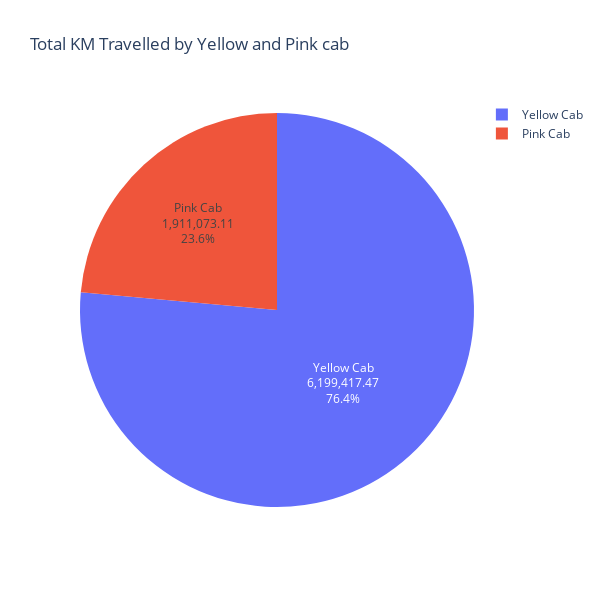

Write notebook code for a chart like this one.
### Markdown cell above
# ***KM travelled digram***

***As show in this Pie Chart; The total travelled in KM for Yellow Cab is almost 3 times that of Pink Cab.***

### Code cell
total_km= Final_cab_data.groupby("Company")["KM_Travelled"].sum()
total_km = pd.DataFrame(total_km)
fig1 = px.pie(total_km,
                        values=total_km["KM_Travelled"],
                        names=total_km.index ,title="Total KM Travelled by Yellow and Pink cab "
                        )
fig1.update_traces(
                        textposition='inside',
                        textinfo='value+percent+label'
                        )
fig1.update_layout( width = 600 , height = 600 )

### Figure 1 — Plotly figure (JSON) as saved in the notebook; plotly's stock layout.template omitted (floating-point values rounded to 4 significant figures)
{"data": [{"domain": {"x": [0, 1], "y": [0, 1]}, "hovertemplate": "Company=%{label}<br>KM_Travelled=%{value}<extra></extra>", "labels": ["Pink Cab", "Yellow Cab"], "legendgroup": "", "name": "", "showlegend": true, "textinfo": "value+percent+label", "textposition": "inside", "type": "pie", "values": [1911000.0, 6199000.0]}], "layout": {"height": 600, "legend": {"tracegroupgap": 0}, "title": {"text": "Total KM Travelled by Yellow and Pink cab "}, "width": 600}}
